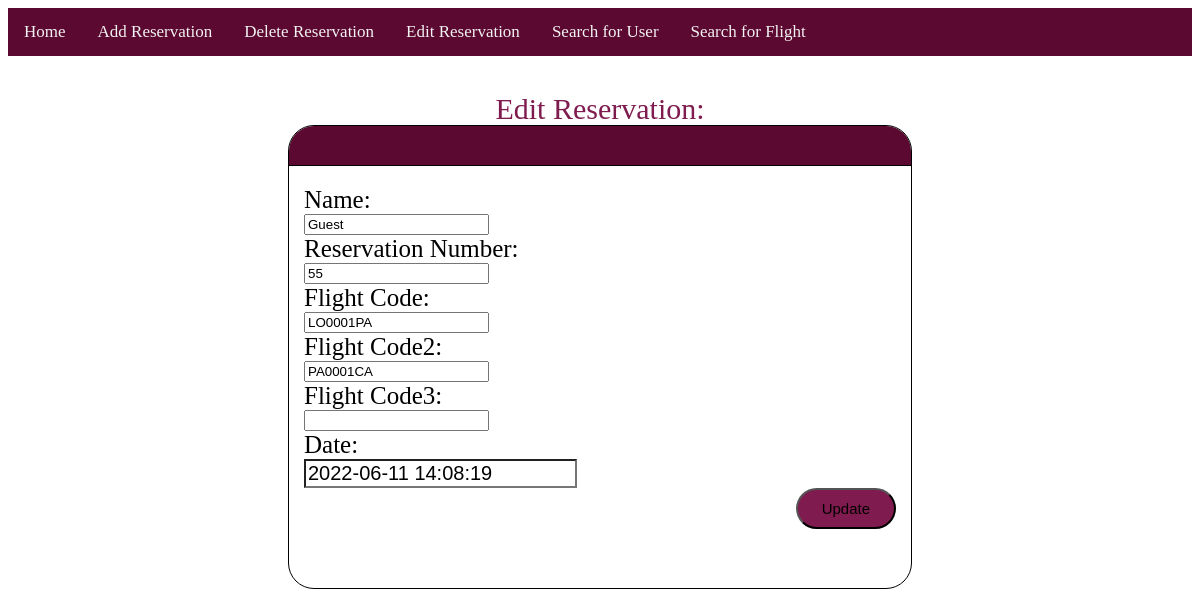
The app's page /customerservice/csupdateaction.php?rev_num=55 with its own data.
### tables this page shows
CREATE TABLE `reservations` (
  `name` varchar(200) NOT NULL,
  `rev_num` int(25) NOT NULL,
  `f_code` varchar(15) NOT NULL,
  `f_code2` varchar(15) NOT NULL,
  `f_code3` varchar(15) NOT NULL,
  `rate` int(1) DEFAULT NULL,
  `comment` varchar(250) DEFAULT NULL,
  `cancel` tinyint(1) DEFAULT NULL,
  `date` datetime NOT NULL DEFAULT current_timestamp(),
  `Price` int(20) DEFAULT NULL,
  `status` varchar(20) DEFAULT NULL,
  `edit` tinyint(1) NOT NULL DEFAULT 0
);

### customerservice/csupdateaction.php (the view, shortened to what this page needs)
<?php
 include "csmenu.php";
 $servername = "localhost";
 $username = "root";
 $password = "";
 $dbname = "egway";
 $conn = mysqli_connect($servername, $username, $password, $dbname);
    $result = mysqli_query($conn,"SELECT * FROM reservations WHERE rev_num='" . $_GET['rev_num'] . "'");
    $row= mysqli_fetch_array($result);
?>
<html>
<head>
    <link rel="stylesheet" href="customerservicestyle.css">
</head>
<body>
    <div class="title">Edit Reservation:</div>
    <div class = "FlightCardTopBar"> </div>
    <div class ="FlightCard">
<form method="post" action="">
<div style="padding-bottom:5px;"></div>
Name: <br>
<input type="text" name="name" value="<?php echo $row['name']; ?>">
<br>
Reservation Number:<br>
<input type="text" name="rev_num"  value="<?php echo $row['rev_num']; ?>">
<br>
Flight Code: <br>
<input type="text" name="f_code"  value="<?php echo $row['f_code']; ?>">
<br>
Flight Code2: <br>
<input type="text" name="f_code2"  value="<?php echo $row['f_code2']; ?>">
<br>
Flight Code3: <br>
<input type="text" name="f_code3"  value="<?php echo $row['f_code3']; ?>">
<br>
Date: <br>
<input type="text" name="date" class="date" value="<?php echo $row['date']; ?>">
<br>
<input type="submit" name="submit" class="button" value="Update">
</form>
</div>
</body>
</html>

### customerservice/customerservicestyle.css (style rules this page uses)
.date { background-color:white; font-size: 20px; padding: auto; }
.FlightCardTopBar { width: 50%; height: 10px; background-color:#5c0931; padding: 15px; border-radius: 25px 25px 0px 0px; outline: 1px solid black; font-size: 25px; position:relative; left: 50%; transform: translate(-50%); }
.FlightCard { width: 50%; height: 50%; background-color:white; padding: 15px; border-radius: 0px 0px 25px 25px; outline: 1px solid black; font-size: 25px; position:relative; left: 50%; transform: translate(-50%); }
.title { color: 7f1b4e; text-align: center; font-size: 30px; }
.button { float: right; border-radius: 50px 50px 50px 50px; padding: 10px 24px; background-color: 7f1b4e; font-size: larger; font-size: 15px; }

### records on screen
reservations: name "Guest", rev_num "55", f_code "LO0001PA", f_code2 "PA0001CA", date "2022-06-11 14:08:19"
